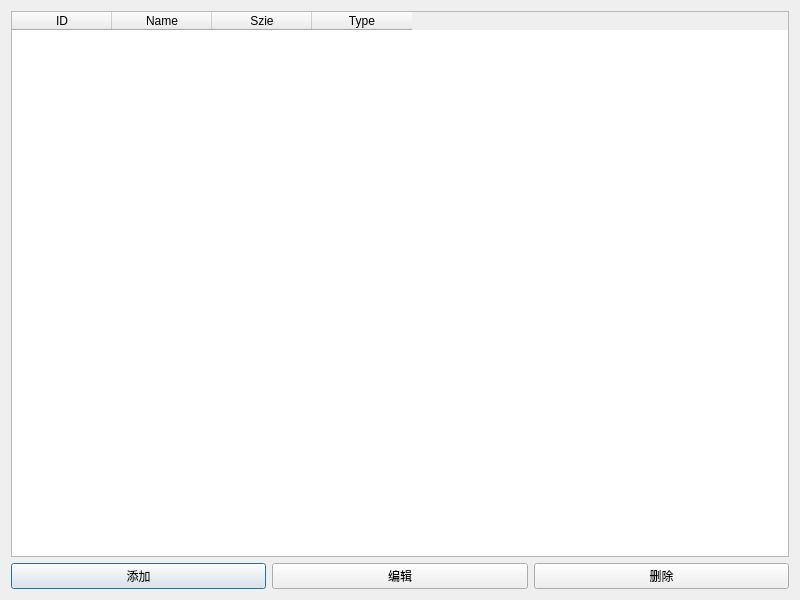
<?xml version="1.0" encoding="UTF-8"?>
<ui version="4.0">
 <class>Dialog</class>
 <widget class="QDialog" name="Dialog">
  <property name="geometry">
   <rect>
    <x>0</x>
    <y>0</y>
    <width>800</width>
    <height>600</height>
   </rect>
  </property>
  <property name="windowTitle">
   <string>图片信息</string>
  </property>
  <layout class="QGridLayout" name="gridLayout">
   <item row="0" column="0">
    <layout class="QVBoxLayout" name="verticalLayout">
     <item>
      <widget class="QTableWidget" name="table_widget">
       <column>
        <property name="text">
         <string>ID</string>
        </property>
       </column>
       <column>
        <property name="text">
         <string>Name</string>
        </property>
       </column>
       <column>
        <property name="text">
         <string>Szie</string>
        </property>
       </column>
       <column>
        <property name="text">
         <string>Type</string>
        </property>
       </column>
      </widget>
     </item>
     <item>
      <layout class="QHBoxLayout" name="horizontalLayout">
       <item>
        <widget class="QPushButton" name="add_button">
         <property name="text">
          <string>添加</string>
         </property>
        </widget>
       </item>
       <item>
        <widget class="QPushButton" name="edit_button">
         <property name="text">
          <string>编辑</string>
         </property>
        </widget>
       </item>
       <item>
        <widget class="QPushButton" name="delete_button">
         <property name="text">
          <string>删除</string>
         </property>
        </widget>
       </item>
      </layout>
     </item>
    </layout>
   </item>
  </layout>
 </widget>
 <resources/>
 <connections/>
</ui>
